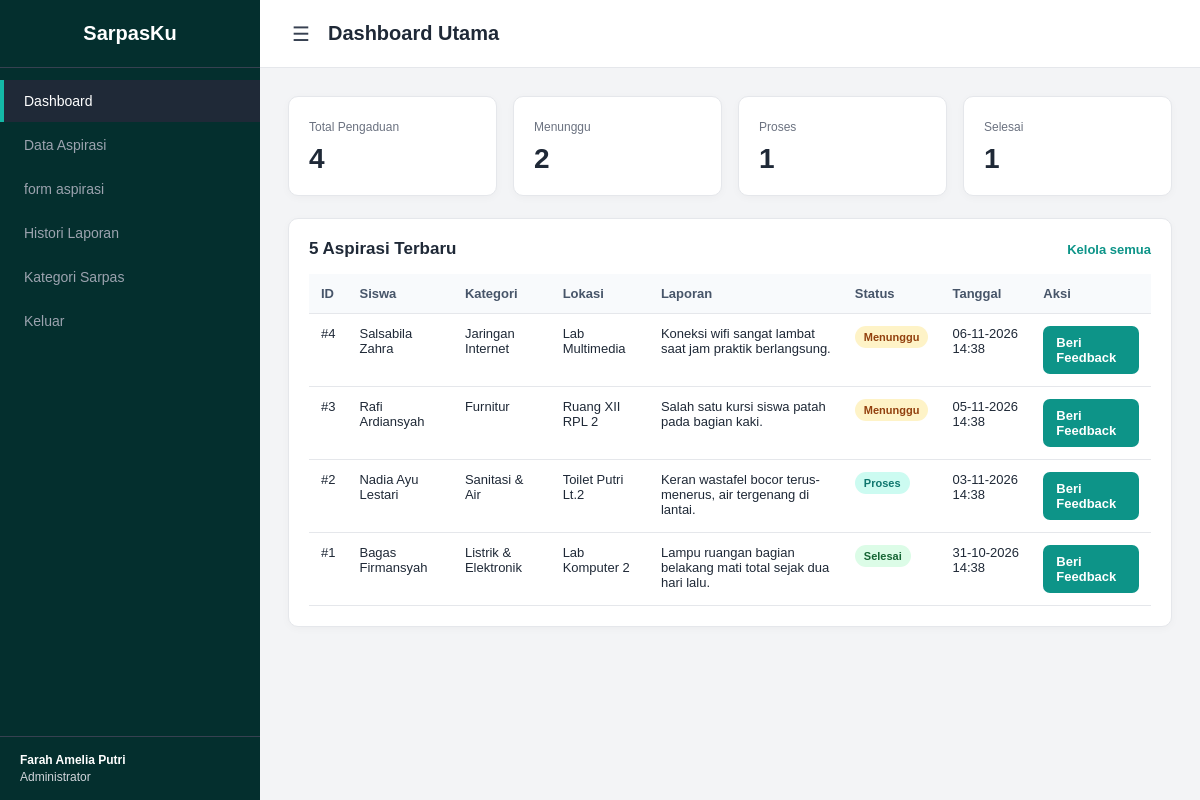
The app's page /view/admin/dashboard.php (signed in) with its own data.
### tables this page shows
CREATE TABLE `aspirasi` (
  `id_aspirasi` int(11) NOT NULL,
  `nis` varchar(10) NOT NULL,
  `id_kategori` int(11) NOT NULL,
  `id_admin` int(11) DEFAULT NULL,
  `lokasi` varchar(50) NOT NULL,
  `keterangan` varchar(255) NOT NULL,
  `status` enum('Menunggu','Proses','Selesai') NOT NULL DEFAULT 'Menunggu',
  `feedback` varchar(255) DEFAULT NULL,
  `tanggal` datetime DEFAULT current_timestamp(),
  `updated_at` datetime DEFAULT current_timestamp() ON UPDATE current_timestamp()
);

CREATE TABLE `siswa` (
  `nis` varchar(10) NOT NULL,
  `nama` varchar(50) NOT NULL,
  `kelas` varchar(10) NOT NULL,
  `password` varchar(255) NOT NULL,
  `created_at` timestamp NOT NULL DEFAULT current_timestamp()
);

CREATE TABLE `kategori` (
  `id_kategori` int(11) NOT NULL,
  `nama_kategori` varchar(50) NOT NULL,
  `ket_kategori` varchar(255) NOT NULL
);

### config/database.php (called while the page is built, shortened)
<?php
$server = 'localhost';
$username = 'root';
$pass = '';
$database = 'sarpasku_db';
$conn = mysqli_connect($server, $username, $pass, $database);
mysqli_set_charset($conn, 'utf8mb4');
function e($value) { return htmlspecialchars((string)$value, ENT_QUOTES, 'UTF-8'); }
function current_user() {
    global $conn;
    if ($_SESSION['role'] === 'admin' && !empty($_SESSION['id_admin'])) {
        $id=(int)$_SESSION['id_admin']; $st=mysqli_prepare($conn,'SELECT id_admin,username,nama FROM admin WHERE id_admin=?'); mysqli_stmt_bind_param($st,'i',$id); mysqli_stmt_execute($st); $r=mysqli_stmt_get_result($st); $u=mysqli_fetch_assoc($r); mysqli_stmt_close($st); return $u;
    }
    return null;
}

### view/admin/dashboard.php (the view, shortened to what this page needs)
<?php
require_once __DIR__ . '/../../config/database.php';
$user = current_user();
$stats=['total'=>0,'menunggu'=>0,'proses'=>0,'selesai'=>0];
$r=mysqli_query($conn,"SELECT status,COUNT(*) jumlah FROM aspirasi GROUP BY status");
while($x=mysqli_fetch_assoc($r)){ $stats['total']+=(int)$x['jumlah']; $key=strtolower($x['status']); if(isset($stats[$key])) $stats[$key]=(int)$x['jumlah']; }
$r=mysqli_query($conn,"SELECT a.id_aspirasi,a.nis,s.nama,k.nama_kategori,a.lokasi,a.keterangan,a.status,a.tanggal FROM aspirasi a LEFT JOIN siswa s ON s.nis=a.nis LEFT JOIN kategori k ON k.id_kategori=a.id_kategori ORDER BY a.tanggal DESC,a.id_aspirasi DESC LIMIT 5");
?>
<!doctype html><html lang="id"><head><meta charset="utf-8"><meta name="viewport" content="width=device-width,initial-scale=1"><title>Dashboard Utama</title><link rel="stylesheet" href="../../assets/admin.css"></head><body>
<aside class="sidebar" id="sidebar"><div class="sidebar-header">SarpasKu</div><ul>
<li><a href="dashboard.php" class="active">Dashboard</a></li>
<li><a href="aspirasi.php" class="">Data Aspirasi</a></li>
<li><a href="form_aspirasi.php" class="">form aspirasi</a></li>
<li><a href="histori.php" class="">Histori Laporan</a></li>
<li><a href="kategori.php" class="">Kategori Sarpas</a></li>
<li><a href="../../logout.php">Keluar</a></li>
</ul><div class="admin-user"><strong><?=e($user["nama"]??"Admin")?></strong>Administrator</div></aside>
<div class="main-content">
<header class="topbar"><label for="menuToggle" class="menu-icon">&#9776;</label><h1>Dashboard Utama</h1></header>
<main class="content-area">
<div class="grid">
<div class="card stat"><span>Total Pengaduan</span><strong><?=$stats['total']?></strong></div>
<div class="card stat"><span>Menunggu</span><strong><?=$stats['menunggu']?></strong></div>
<div class="card stat"><span>Proses</span><strong><?=$stats['proses']?></strong></div>
<div class="card stat"><span>Selesai</span><strong><?=$stats['selesai']?></strong></div>
</div>
<section class="panel"><div class="panel-head"><h2>5 Aspirasi Terbaru</h2><a href="aspirasi.php">Kelola semua</a></div>
<div style="overflow:auto"><table class="table">
<tr><th>ID</th><th>Siswa</th><th>Kategori</th><th>Lokasi</th><th>Laporan</th><th>Status</th><th>Tanggal</th><th>Aksi</th></tr>
<?php while($a=mysqli_fetch_assoc($r)):?>
<tr><td>#<?=$a['id_aspirasi']?></td><td><?=e($a['nama'])?></td><td><?=e($a['nama_kategori'])?></td><td><?=e($a['lokasi'])?></td><td><?=e($a['keterangan'])?></td><td><span class="badge <?=strtolower($a['status'])?>"><?=e($a['status'])?></span></td><td><?=e(date('d-m-Y H:i',strtotime($a['tanggal'])))?></td><td><a class="btn" href="detail_aspirasi.php?id=<?=$a['id_aspirasi']?>">Beri Feedback</a></td></tr>
<?php endwhile;?>
</table></div></section>
</main></div>
</body></html>

### assets/admin.css (style rules this page uses)
* { box-sizing:border-box }
body { margin:0;font-family:Arial,sans-serif;background:#f3f4f6;color:#1f2937 }
.sidebar { width:260px;background:#042f2e;color:#fff;height:100vh;position:fixed;left:0;top:0;z-index:1000;display:flex;flex-direction:column;transition:transform .25s ease }
.sidebar-header { padding:22px 20px;font-size:20px;font-weight:700;text-align:center;border-bottom:1px solid #374151 }
.sidebar ul { list-style:none;padding:10px 0;margin:0 }
.sidebar li { margin:2px 0 }
.sidebar a { display:block;padding:13px 20px;color:#9ca3af;text-decoration:none;border-left:4px solid transparent;font-size:14px }
.sidebar a:hover,.sidebar a.active { background:#1f2937;color:#fff;border-left-color:#14b8a6 }
.admin-user { margin-top:auto;padding:16px 20px;border-top:1px solid #374151;font-size:12px;color:#d1d5db }
.admin-user strong { display:block;color:#fff;margin-bottom:3px }
.main-content { margin-left:260px;min-height:100vh;transition:margin-left .25s ease }
.topbar { height:68px;background:#fff;border-bottom:1px solid #e5e7eb;display:flex;align-items:center;gap:14px;padding:0 28px }
.topbar h1 { font-size:20px;margin:0 }
.menu-icon { font-size:20px;line-height:1;color:#374151;cursor:pointer;background:none;border:0;padding:4px }
.content-area { padding:28px;max-width:1400px;margin:auto }
.grid { display:grid;grid-template-columns:repeat(4,1fr);gap:16px;margin-bottom:22px }
.card,.panel { background:#fff;border:1px solid #e5e7eb;border-radius:10px;padding:20px;box-shadow:0 2px 8px #00000008 }
.stat span { font-size:12px;color:#6b7280 }
.stat strong { display:block;font-size:28px;margin-top:8px }
.panel { margin-bottom:20px }
.panel-head { display:flex;justify-content:space-between;align-items:center;margin-bottom:15px }
.panel h3,.panel h2 { margin:0;font-size:17px }
.panel-head a { color:#0d9488;text-decoration:none;font-size:13px;font-weight:700 }
.btn { display:inline-block;padding:9px 13px;border-radius:7px;background:#0d9488;color:#fff;text-decoration:none;border:0;font-weight:700;cursor:pointer;font-size:13px }
.table { width:100%;border-collapse:collapse }
.table th,.table td { padding:12px;border-bottom:1px solid #e5e7eb;text-align:left;font-size:13px;vertical-align:top }
.table th { background:#f8fafc;color:#475569 }
.badge { display:inline-block;padding:5px 9px;border-radius:999px;font-size:11px;font-weight:700;white-space:nowrap }
.menunggu { background:#fef3c7;color:#92400e }
.proses { background:#ccfbf1;color:#0f766e }
.selesai { background:#dcfce7;color:#166534 }

### records on screen
aspirasi: id_aspirasi "4", nis.nama "Salsabila Zahra", id_kategori.nama_kategori "Jaringan Internet", lokasi "Lab Multimedia", keterangan "Koneksi wifi sangat lambat saat jam praktik berlangsung.", status "Menunggu", tanggal "06-11-2026 14:38"
aspirasi: id_aspirasi "3", nis.nama "Rafi Ardiansyah", id_kategori.nama_kategori "Furnitur", lokasi "Ruang XII RPL 2", keterangan "Salah satu kursi siswa patah pada bagian kaki.", status "Menunggu", tanggal "05-11-2026 14:38"
aspirasi: id_aspirasi "2", nis.nama "Nadia Ayu Lestari", id_kategori.nama_kategori "Sanitasi & Air", lokasi "Toilet Putri Lt.2", keterangan "Keran wastafel bocor terus-menerus, air tergenang di lantai.", status "Proses", tanggal "03-11-2026 14:38"
aspirasi: id_aspirasi "1", nis.nama "Bagas Firmansyah", id_kategori.nama_kategori "Listrik & Elektronik", lokasi "Lab Komputer 2", keterangan "Lampu ruangan bagian belakang mati total sejak dua hari lalu.", status "Selesai", tanggal "31-10-2026 14:38"

### other values on screen
$user["nama"] "Farah Amelia Putri"
$stats['total'] "4"
$stats['menunggu'] "2"
$stats['proses'] "1"
$stats['selesai'] "1"
